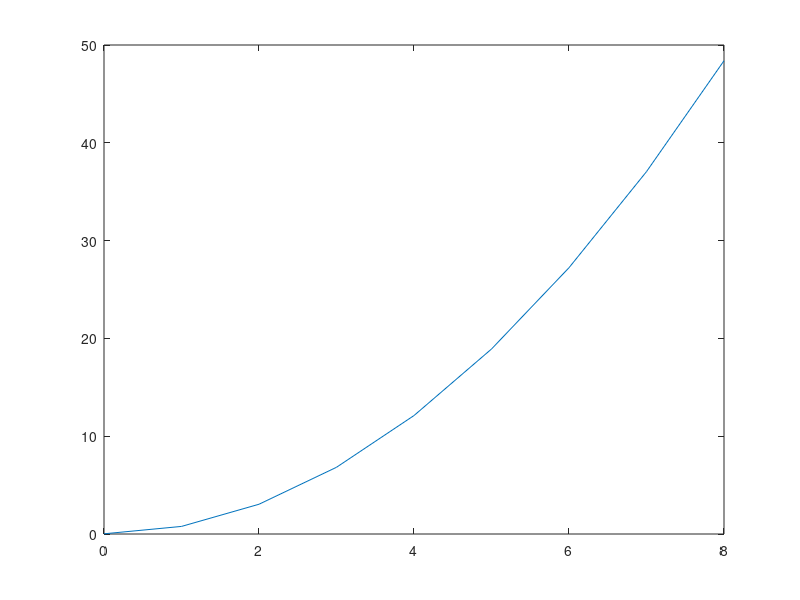

This figure's MATLAB source:
% (<|alpha,r|n|alpha,r>) Average number of protons according to the alpha value (Squeezed State)

average_number_photons = zeros(9,1);

r= 0.14;

alpha = [0,1, 2, 3, 4, 5, 6, 7, 8];

theta = 0;

for j=1:1:9;


average_number_photons(j)= (j-1)^2*(cosh(r)^2+sinh(r)^2)-(j-1)^2*(exp(1i*theta)*sinh(r)*cosh(r))-(j-1)^2*(exp(-1i*theta)*sinh(r)*cosh(r))+sinh(r)^2;

end


plot(alpha, average_number_photons)